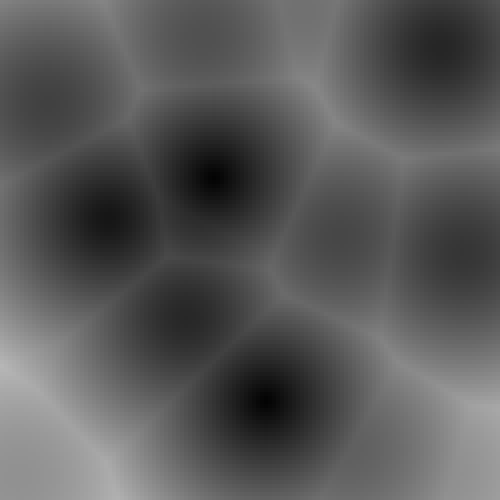
Frame 1 (no input)
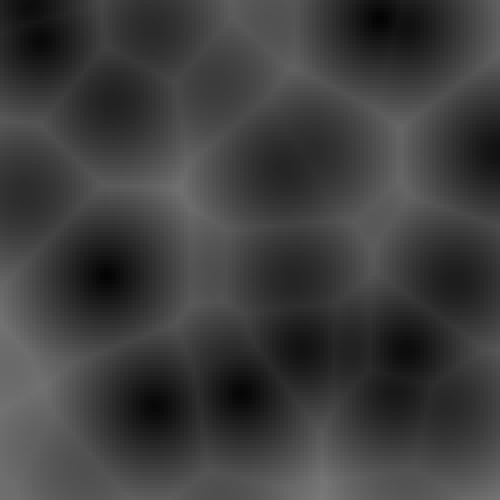
Frame 60 (the mouse pressed at the canvas centre just before this capture)
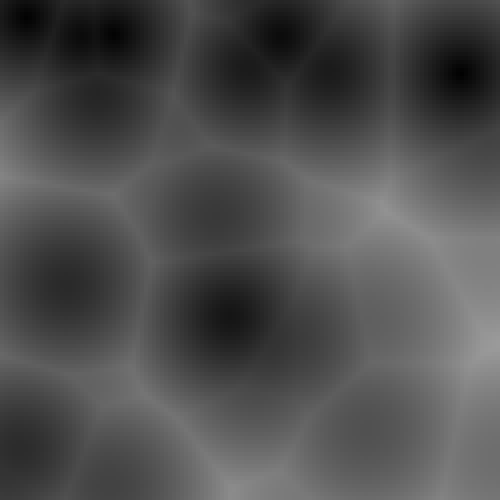
Frame 120 (the mouse held since frame 60 and released just before this capture)

The Processing sketch that drew these frames (run headless with seeded random() and noise(); from frame 60 on, the mouse is pressed at the canvas centre):

// Processing sketch: Voronoi3D
// ── Voronoi3D.pde

void setup() {
  size(500,500);
  //fullScreen();
  for(int x=0;x<1000;x++){
    points.add(new PVector(random(width),random(height),random(5000)));
  }
}

float z=0;
float shortestDist,d;
float s=4;
void draw() {
  background(0);
  z+=10;
  for(int x=0;x<width/s;x++){
    for(int y=0;y<height/s;y++){
      PVector cur = new PVector(x*s,y*s,z);
      shortestDist = 10000;
      for(PVector p : points) {
        d=cur.dist(p);
        if(d<shortestDist)shortestDist=d;
      }
      
      fill(shortestDist);
      noStroke();
      rect(x*s,y*s,s,s);
    }
  }
  if(z>5000)z=0;
}

ArrayList<PVector> points = new ArrayList<PVector>();
